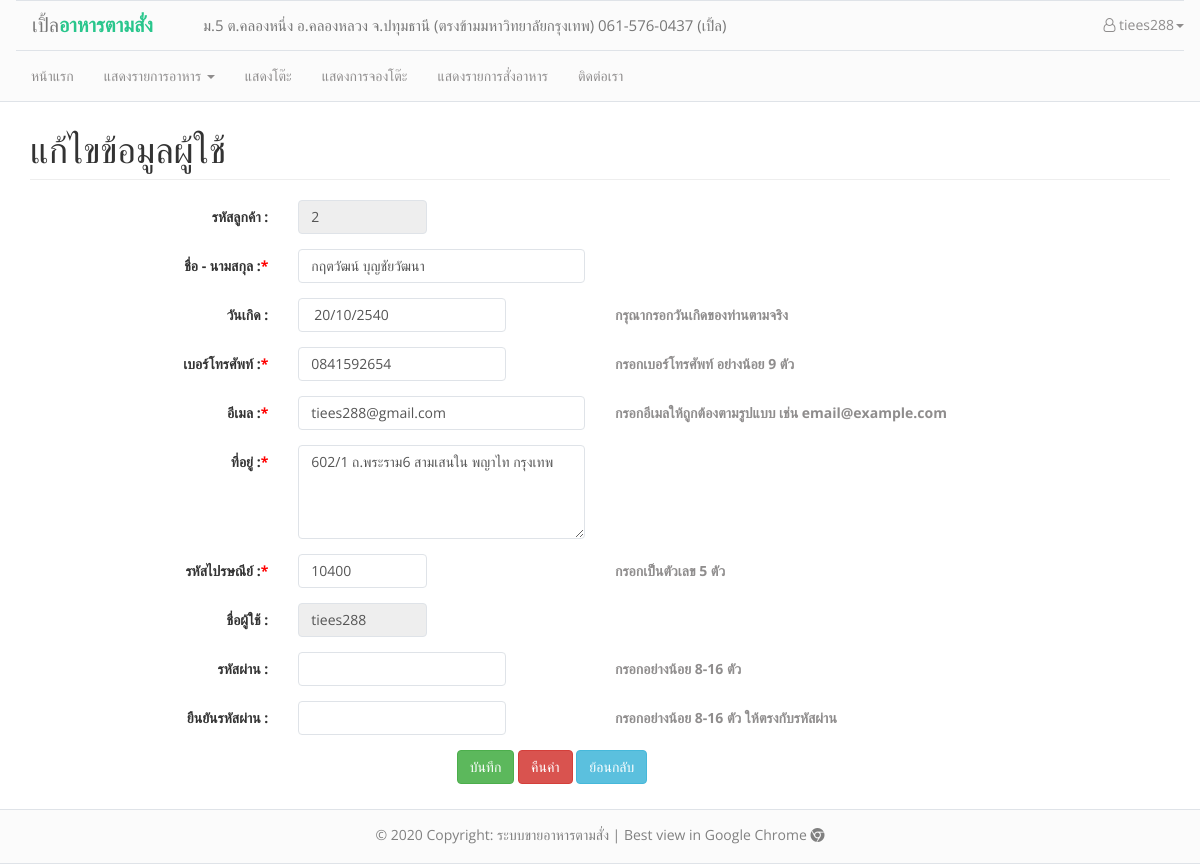
Screenshot of /profile.php (signed in) with the database file from the repository.
### tables this page shows
CREATE TABLE `customers` (
  `cusid` int(5) NOT NULL AUTO_INCREMENT,
  `cus_name` varchar(50) NOT NULL,
  `cus_user` varchar(20) NOT NULL,
  `cus_birth` date DEFAULT NULL,
  `cus_tel` varchar(15) NOT NULL,
  `cus_email` varchar(30) NOT NULL,
  `cus_status` int(1) NOT NULL,
  `cus_password` char(40) NOT NULL,
  `cus_postnum` varchar(5) NOT NULL,
  `cus_address` varchar(100) NOT NULL,
  PRIMARY KEY (`cusid`)
);

### conf/function.php (called while the page is built, shortened)
<?php
function tothaiyear($dates)
{
    $date = date("d-m-Y", strtotime($dates));
    $d1 = substr($date, 0, 2);
    $m1 = substr($date, 3, 2);
    $y = substr($date, 6, 4);
    $y1 = $y + 543;
    if ($date == "") {
        return "";
    } else {
        return $d1 . "/" . $m1 . "/" . $y1;
    }
}

### profile.php (the view, shortened to what this page needs)
<head>
</head>
<body>
	<?php
	include("conf/header.php");
	require_once("conf/connection.php");
	require_once("conf/function.php");
	$sql_user	=	"SELECT * FROM customers WHERE cusid = '" . $_SESSION['user_id'] . "'";
	$data_user	=	mysqli_query($link, $sql_user);
	$get_user	=	mysqli_fetch_assoc($data_user);
	if ($get_user['cus_birth'] == "0000-00-00")
		$cus_birth = "";
	else $cus_birth = tothaiyear($get_user['cus_birth']);
	?>
	<div class="container" style="padding-top: 90px;">
		<h1 class="page-header text-left">แก้ไขข้อมูลผู้ใช้</h1>
		<div class="col-md-offset-1 col-md-10">
			<form class="form-horizontal" action="<?php echo $_SERVER['PHP_SELF']; ?>" method="post">
				<div class="form-group">
					<label class="control-label col-md-2" for="name">รหัสลูกค้า :</label>
					<div class="col-md-2">
						<input type="text" class="form-control" id="userid" name="userid" value="<?= $_SESSION['user_id'] ?>" disabled>
					</div>
				</div>
				<div class="form-group">
					<label class="control-label col-md-2" for="name">ชื่อ - นามสกุล :<font color="red">*</font></label>
					<div class="col-md-4">
						<input type="text" class="form-control" id="name" name="name" value="<?= $get_user['cus_name'] ?>" pattern="^[ก-๏a-zA-Z\s]+$" required>
					</div>
				</div>
				<div class="form-group">
					<label class="control-label col-md-2" for="name">วันเกิด :<font color="red"></font></label>
					<div class="col-md-3">
						<input style="padding-left:15px;" class="form-control datepicker" autocomplete="off" onfocus="$(this).blur();" onkeypress="return false; this.preventDefault();" id="birthdate" type="text" name="birthdate" value="<?= $cus_birth ?>">
					</div>
					<div class="col-md-4 col-md-offset-1">
						<label class="control-label colmd-3">
							<font color="#8F8D8D">กรุณากรอกวันเกิดของท่านตามจริง</font>
						</label>
					</div>
				</div>
				<div class="form-group">
					<label class="control-label col-md-2" for="number_phone">เบอร์โทรศัพท์ :<font color="red">*</font>
					</label>
					<div class="col-md-3">
						<input type="text" class="form-control" id="number_phone" name="number_phone" pattern="[0]{1}[2,6,8,9]{1}[0-9]{7,}" oninvalid="this.setCustomValidity('กรุณากรอกหมายเลขโทรศัพท์ให้ถูกต้อง')" oninput="this.setCustomValidity('')" onkeypress="return isNumberKey(event)" type="text" minlength="9" maxlength="10" value="<?= $get_user['cus_tel'] ?>" required>
					</div>
					<div class="col-md-offset-1 col-md-6">
						<label class="control-label col-md-1d3">
							<font color="#8F8D8D">กรอกเบอร์โทรศัพท์ อย่างน้อย 9 ตัว</font>
						</label>
					</div>
				</div>
				<div class="form-group">
					<label class="control-label col-md-2" for="email">อีเมล :<font color="red">*</font></label>
					<div class="col-md-4">
						<input type="email" class="form-control" id="email" name="email" value="<?= $get_user['cus_email'] ?>" required>
					</div>
					<div class="col-md-6">
						<label class="control-label">
							<font color="#8F8D8D">กรอกอีเมลให้ถูกต้องตามรูปแบบ เช่น email@example.com</font>
						</label>
					</div>
				</div>
				<div class="form-group">
					<label class="control-label col-md-2" for="address">ที่อยู่ :<font color="red">*</font></label>
					<div class="col-md-4">
						<textarea name="address" cols="30" rows="4" required class="form-control"><?= $get_user['cus_address'] ?></textarea>
					</div>
				</div>
				<div class="form-group">
					<label class="control-label col-md-2" for="postnumber">รหัสไปรษณีย์ :<font color="red">*</font></label>
					<div class="col-md-2">
						<input type="text" class="form-control" id="postnumber" name="postnumber" pattern="[1-9]{1}[0-9]{3}[0]{1}" oninvalid="this.setCustomValidity('กรุณากรอกรหัสไปรษณีย์ที่ถูกต้อง')" oninput="this.setCustomValidity('')" onkeypress="return isNumberKey(event)" type="text" minlength="5" maxlength="5" value="<?= $get_user['cus_postnum'] ?>" required>
					</div>
					<div class="col-md-4 col-md-offset-2">
						<label class="control-label">
							<font color="#8F8D8D">กรอกเป็นตัวเลข 5 ตัว</font>
						</label>
					</div>
				</div>
				<div class="form-group">
					<label class="control-label col-md-2" for="user_name">ชื่อผู้ใช้ :</label>
					<div class="col-md-2">
						<input type="text" class="form-control" name="user_name" value="<?= $get_user['cus_user'] ?>" readonly>
					</div>
				</div>
				<div class="form-group">
					<label class="control-label col-md-2" for="password">รหัสผ่าน :<font color="red"></font></label>
					<div class="col-md-3">
						<input type="password" class="form-control" name="password" minlength="8" maxlength="16" value="">
					</div>
					<div class="col-md-4 col-md-offset-1"">
						<label class="control-label colmd-3">
							<font color="#8F8D8D">กรอกอย่างน้อย 8-16 ตัว</font>
						</label>
					</div>
				</div>
				<div class="form-group">
					<label class="control-label col-md-2" for="cf_password">ยืนยันรหัสผ่าน :<font color="red"></font>
					</label>
					<div class="col-md-3">
						<input type="password" class="form-control" name="cf_password" oninput='cf_password.setCustomValidity(cf_password.value != password.value ? "กรุณากรอกรหัสผ่านให้ตรงกัน!" : "")' minlength="8" maxlength="16" value="">
					</div>
					<div class="col-md-4 col-md-offset-1">
						<label class="control-label colmd-3">
							<font color="#8F8D8D">กรอกอย่างน้อย 8-16 ตัว ให้ตรงกับรหัสผ่าน</font>
						</label>
					</div>
				</div>
				<div class="form-group">
					<div class="col-md-offset-4 col-md-6">
						<button type="submit" class="btn btn-success" onclick="if(confirm('ยืนยันการทำรายการ?')) return true; else return false;">บันทึก</button>
						<button type="reset" class="btn btn-danger">คืนค่า</button>
						<button type="button" class="btn btn-info" onclick="window.history.back();">ย้อนกลับ</button>
					</div>
				</div>
			</form>
		</div>
	</div>
	<?php include("conf/footer.php"); ?>
</body>

### conf/header.php (style rules this page uses)
body { font-family: 'Open Sans', sans-serif; height: 98%; }
div.container { min-height: 95% !important; position: relative !important; }
.form-control { box-shadow: none; border-radius: 4px; border-color: #dfe3e8; }

### rows the page displays
customers: name "กฤตวัฒน์ บุญชัยวัฒนา", birthdate "20/10/2540", number_phone "0841592654", email "tiees288@gmail.com", address "602/1 ถ.พระราม6 สามเสนใน พญาไท กรุงเทพ", postnumber "10400", user_name "tiees288"

### other values shown
$_SESSION['user'] "tiees288"
